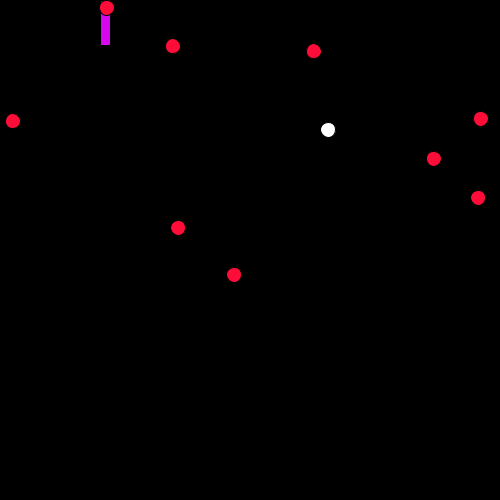
Frame 1 (no input)
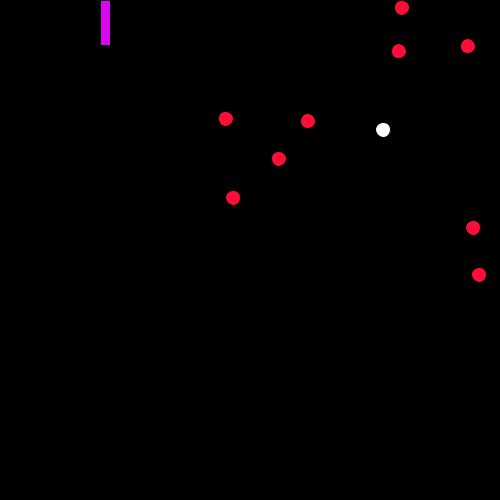
Frame 60 (the mouse pressed at the canvas centre just before this capture)
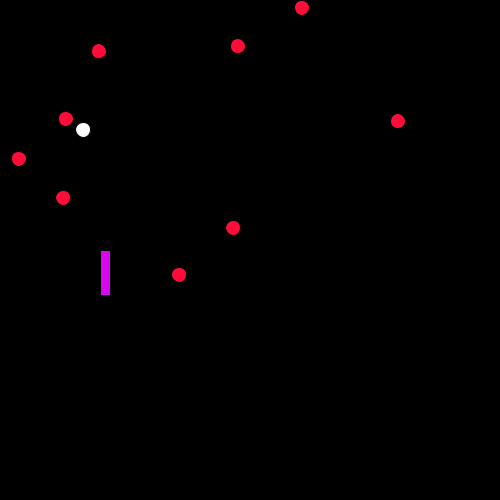
Frame 120 (the mouse held since frame 60 and released just before this capture)

The Processing sketch that drew these frames (run headless with seeded random() and noise(); from frame 60 on, the mouse is pressed at the canvas centre):

// Processing sketch: processing_176613
// ── processing_176613.pde

Wall material;//where the ball bounces back from the meeting point.
Ball[] balls = new Ball[10];//There's a total of 10 balls
 
void setup()
{
  size(500,500);//size of canvas
  background(195);
  smooth();
  material = new Wall(100, mouseY, 10, 45);
  for( int j = 0; j < balls.length; j++)
  {
    float x = random(width);//random number
    float y = random(height);//random number
    int d = 15;
    balls[j] = new Ball(x,y,d);//different balls
  }
}
 
void draw()
{
  background(0);
  fill(#D807F0);
  material.display();
  for (int j = 0; j < balls.length; j++)//iteration which constructs repetitive forms
  {
    balls[j].move();//the movemement of the ball
    balls[j].display();//the way it is designed, the structure this sketched has.
  }
}
    
 
class Ball//diffrent variable,Keyword used to indicate the declaration of a class. A class is a composite of fields (data) and methods (functions that are a part of the class)
{
  float diameter;//variable 
  float x;
  float y;
  float speed;
  Ball(float TempX, float TempY, float TempD)
  {
    x = TempX;
    y = TempY;
    diameter = TempD;
    speed = 5;
  }
  void display()
  {
    stroke(0);
    ellipse(x,y,diameter,diameter);
    fill(#FF0D39);
  }
  void move()
  {
    x += speed;
     
    if (x > width || x < 0)
    {
      speed *= -1;//speed of the ball
    }
    if(x < material.x && x + diameter/2 > material.x && y + diameter/2 > mouseY && y - diameter/2 < mouseY + material.wallheight)
    {
     speed = -abs(speed);
    }
    if(x > material.x && (x - diameter/2) < (material.x + material.wallwidth) && y + diameter/2 > mouseY && y - diameter/2 < mouseY + material.wallheight)
    {
      speed = abs(speed);//Calculates the absolute value (magnitude) of a number. The absolute value of a number is always positive.
    }
  }
}
 
class Wall//different variable
{
  float wallheight;
  float wallwidth;
  float x;
  float y;
  Wall(float wX, float wY , float wW, float wH)
  {
    x = wX;
    y = wY;
    wallwidth = wW;//the width of the ball
    wallheight = wH;//the height of the ball
  }
 void display()
 {
   stroke(0);
   rect(x, mouseY, wallwidth, wallheight);
   fill(255);
 }
}
